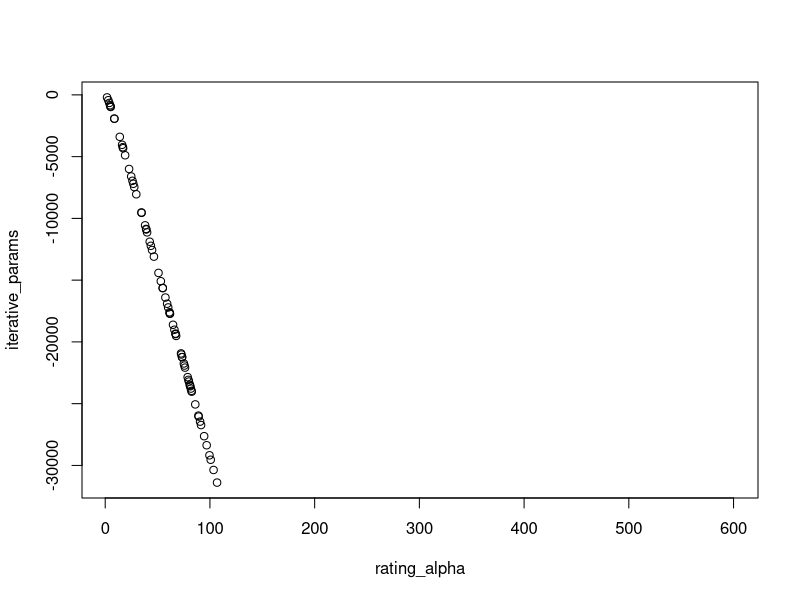
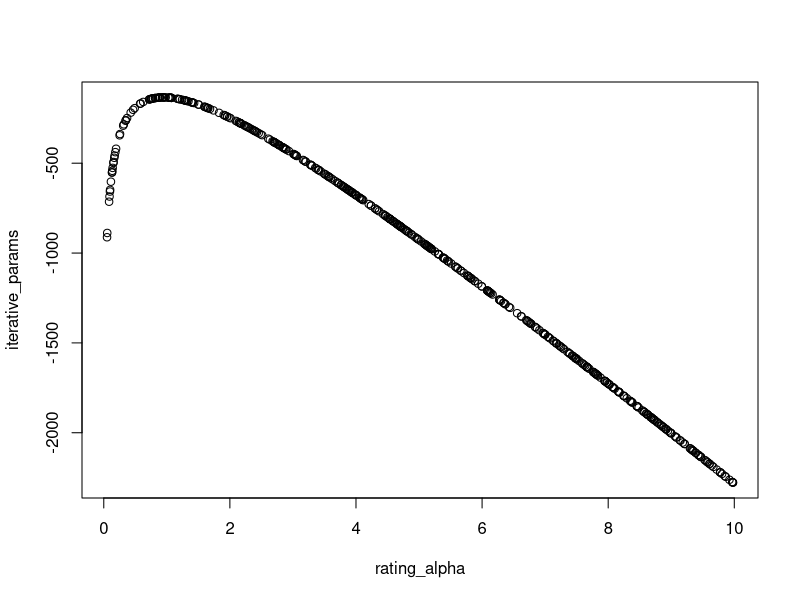
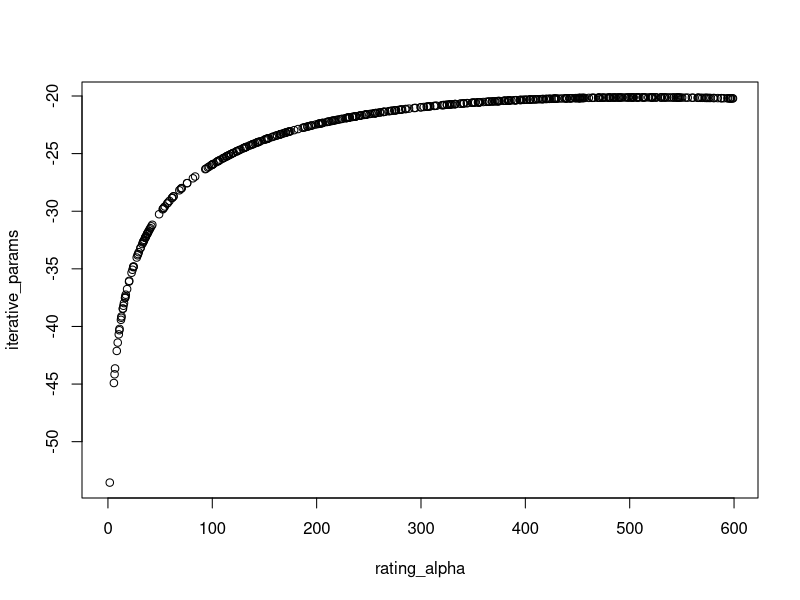
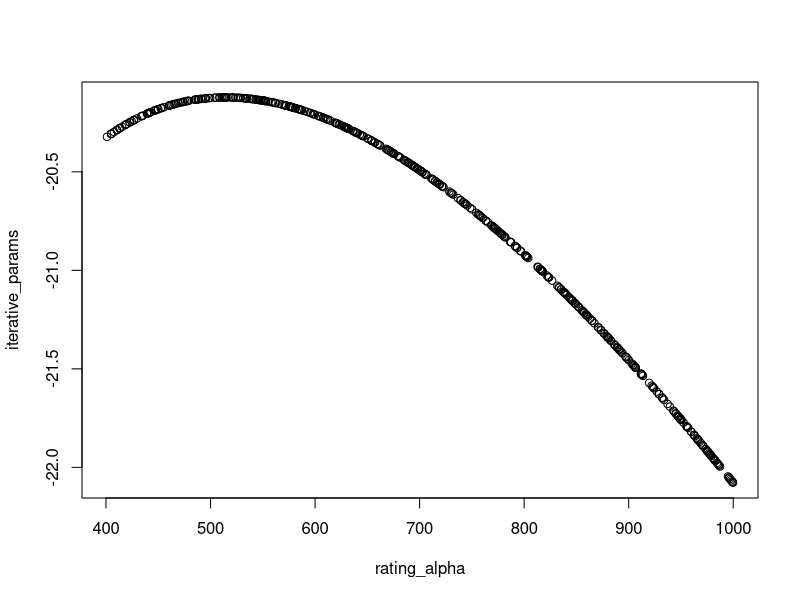
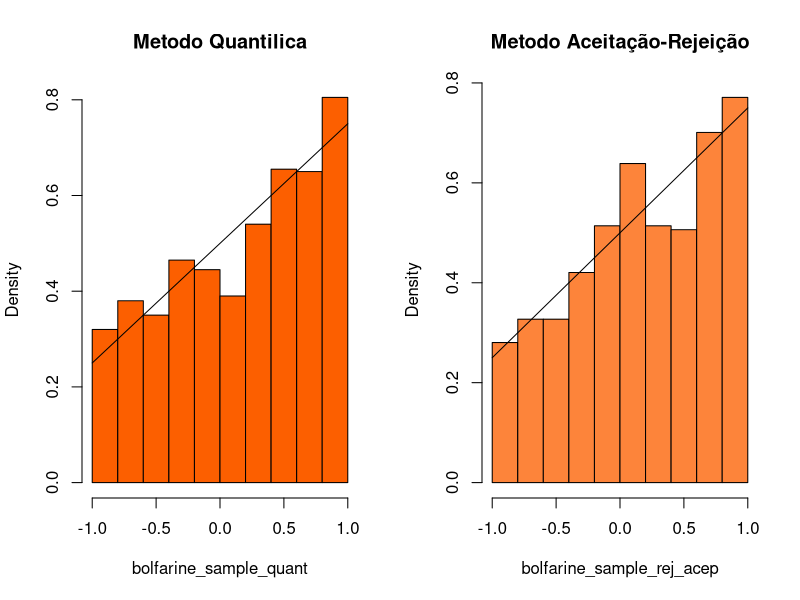

Source code (R) for these figures, in order: (Note: this script raises an error after producing the figures.)
## ---- chunk 1
knitr::opts_chunk$set(echo = TRUE)
## ---- chunk 2
ll_func_gamma = function(data_sample,params1,params2){
  density_func=dgamma
  info_params = c("shape", "rate")
  
  
  function(params){
    
     # Definindo a lista dos parâmetros
    params_list = as.list(params)
     # Definindo os nomes dos parâmetros
    names(params_list) = info_params
     # Definindo a amostra na lista de parâmetros
    params_list$x = data_sample
     # Calculando a funçãp de verossimilança
    sum(log(do.call(density_func, params_list)))
  }
}
## ---- chunk 3
sample_example1=rgamma(500,shape=1,rate = 2)
sample_example2=c(22.0,23.9,20.9,23.8,25,24,21.7,23.8,22.8,23.1,23.1,23.5,23,23)
## ---- chunk 4
ll_gamma1 = ll_func_gamma(data_sample=sample_example1,params1='shape',params2='rate')
estimated_params1 = optim(c(0,0), ll_gamma1, method = c("L-BFGS-B"),control=list(fnscale=-1), lower = 0.001)$par

## ---- chunk 5
ll_gamma2 = ll_func_gamma(data_sample=sample_example2,params1='shape',params2='rate')
estimated_params2 = optim(c(0,0), ll_gamma2, method = c("L-BFGS-B"),control=list(fnscale=-1), lower = 0.001)$par
## ---- chunk 6
sample_mean1=mean(sample_example1)
rating_alpha=runif(500,-1,600)
beta_estimated=rating_alpha/sample_mean1


iterative_params=sapply(seq_along(rating_alpha), function(i) ll_gamma1(c(rating_alpha[i], beta_estimated[i])))
plot(rating_alpha,iterative_params)
## ---- chunk 7
rating_alpha=runif(500,0,10)
beta_estimated=rating_alpha/sample_mean1


iterative_params=sapply(seq_along(rating_alpha), function(i) ll_gamma1(c(rating_alpha[i], beta_estimated[i])))
plot(rating_alpha,iterative_params)
## ---- chunk 8
find_max=which.max(iterative_params)
rating_alpha=rating_alpha[find_max]
beta_estimated=rating_alpha/sample_mean1

## ---- chunk 9
sample_mean2=mean(sample_example2)
rating_alpha=runif(500,-1,600)
beta_estimated=rating_alpha/sample_mean2


iterative_params=sapply(seq_along(rating_alpha), function(i) ll_gamma2(c(rating_alpha[i], beta_estimated[i])))
plot(rating_alpha,iterative_params)
## ---- chunk 10
rating_alpha=runif(500,400,1000)
beta_estimated=rating_alpha/sample_mean2


iterative_params=sapply(seq_along(rating_alpha), function(i) ll_gamma2(c(rating_alpha[i], beta_estimated[i])))
plot(rating_alpha,iterative_params)
## ---- chunk 11
find_max=which.max(iterative_params)
rating_alpha=rating_alpha[find_max]
beta_estimated=rating_alpha/sample_mean2
## ---- chunk 12
to_max_ll = function(alpha){
  beta = alpha/mean(sample_example1)
  ll_gamma1(c(alpha, beta))
}

beta_estimated=mean(sample_example1)/var(sample_example1)
rating_alpha=mean(sample_example1)*beta_estimated
## ---- chunk 13
alpha=optim(rating_alpha, to_max_ll,
      method = c("L-BFGS-B"),
      control=list(fnscale=-1), lower = 0.001)$par
beta = alpha/mean(sample_example1)

## ---- chunk 14
to_max_ll = function(alpha){
   # Calculando beta
  beta = alpha/mean(sample_example2)
   # calculando a verossimilhança
  ll_gamma2(c(alpha, beta))
}

beta_estimated=mean(sample_example2)/var(sample_example2)
rating_alpha=mean(sample_example2)*beta_estimated
## ---- chunk 15
alpha=optim(rating_alpha, to_max_ll,
      method = c("L-BFGS-B"),
      control=list(fnscale=-1), lower = 0.01)$par
beta = alpha/mean(sample_example2)

## ---- chunk 16
bolfarine_gen_quant=function(teta){
u=runif(1000,0,1)
(-1+sqrt(1+4*teta*u-2*teta+(teta**2)))/teta
}

func_alva=function(x) (1+0.5*x)/2
bolfarine_sample_quant=bolfarine_gen_quant(0.5)


## ---- chunk 17
bolfarine_gen_rej_acep=function(teta){
  
  ##Armazenando a função alva
  obj_func=function(x) (1+teta*x)/2
  
  ##Armazenando a função candidata
  aux_func=function(x)dunif(x,min=-1,max=1)
  
  obj=vector()
  M <- optimize(f = function(x)obj_func(x)/aux_func(x), interval = c(-1,1), maximum = T)$objective
  
  #Utilizando o metodo da aceitação rejeicao para a criacao dos valores aleatorios
  j=1
  for(i in 1:1000){
    u=runif(1)
    y=runif(1,-1,1)
    if(u*M<=obj_func(y)/aux_func(y)){
      obj[j]=  y
      j=j+1
    }
  }
  return(obj)
}

## ---- chunk 18
bolfarine_sample_rej_acep=bolfarine_gen_rej_acep(0.5)
## ---- chunk 19
par(mfrow=c(1,2))
hist(bolfarine_sample_quant,xlim=c(-1,1),freq = F,main='Metodo Quantilica',col='#FC5F00')
curve(func_alva,-1,1,add = T)
hist(bolfarine_sample_rej_acep,xlim=c(-1,1),freq = F,main='Metodo Aceitação-Rejeição',col='#FD843A')
curve(func_alva,-1,1,add = T)

## ---- chunk 20
iterative_bolfarine=function(data,error_choice=1e-6){
  
  teta_estim=mean(data)
  s_teta=function(teta_hat) sum(data/(1+(teta_hat*data)))
  h_teta=function(teta_hat) sum((data**2)/((1+teta_hat*data)**2))
  
  error_eval=1
  i=1
  while(error_eval>error_choice)
  {
    teta_estim[i+1]=teta_estim[i]+(s_teta(teta_estim[i])/h_teta(teta_estim[i]))
    error_eval=teta_estim[i+1]-teta_estim[i]
    print(teta_estim)
    i=i+1
  }
  
  return(teta_estim[i])
}
## ---- chunk 21
ite_bol_quant=iterative_bolfarine(bolfarine_sample_quant)

## ---- chunk 22
ite_bol_AR=iterative_bolfarine(bolfarine_sample_rej_acep)
## ---- chunk 23
iterative_cauchy=function(data,error_choice=1e-6){
  
  teta_estim=mean(data)
  s_teta=function(teta_hat) sum(2*(data-teta_hat)/(1+((data - teta_hat)**2)))
  h_teta=function(teta_hat) 2*sum((1-((data-teta_hat)**2))/((1+((data - teta_hat)**2))**2))
  
  error_eval=1
  i=1
  while(error_eval>error_choice)
    {
      teta_estim[i+1]=teta_estim[i]+(s_teta(teta_estim[i])/h_teta(teta_estim[i]))
      error_eval=abs(teta_estim[i+1]-teta_estim[i])
        i=i+1
    }
  
   return(teta_estim[i])
  }
## ---- chunk 24
cauchy_sample=rcauchy(100,10)  
iterative_cauchy(cauchy_sample)
